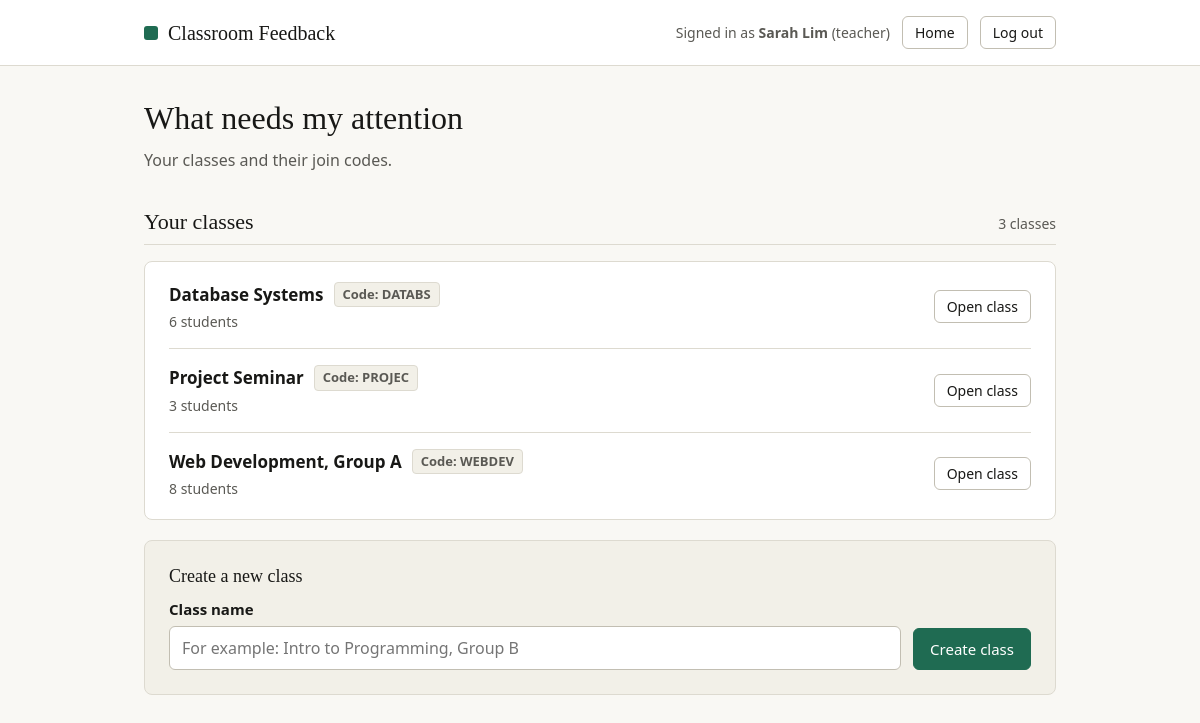
The app's page /teacher.php (signed in) with its own data.
### tables this page shows
CREATE TABLE classes (
    id INT AUTO_INCREMENT PRIMARY KEY,
    teacher_id INT NOT NULL,
    name VARCHAR(80) NOT NULL,
    join_code CHAR(6) NOT NULL UNIQUE,
    FOREIGN KEY (teacher_id) REFERENCES users(id)
);

### includes/functions.php (the view, shortened to what this page needs)
<?php
function e($text)
{
    return htmlspecialchars((string) $text, ENT_QUOTES, "UTF-8");
}
function plural($count, $word, $many = null)
{
    return $count . " " . ($count == 1 ? $word : ($many ?? $word . "s"));
}
function badge($text, $kind = "")
{
    return '<span class="badge ' . $kind . '">' . e($text) . '</span>';
}
function row($link, $title, $label, $details, $button, $buttonClass = "")
{
    echo '<div class="row-item"><div class="row-main">';
    echo '<div class="row-title"><a href="' . $link . '">' . e($title) . '</a>' . $label . '</div>';
    echo '<div class="row-meta">' . $details . '</div></div>';
    echo '<a class="btn btn-sm ' . $buttonClass . '" href="' . $link . '">' . $button . '</a></div>';
}

### teacher.php (shortened to what this page needs)
<?php
require "includes/config.php";
$me = $_SESSION["user_id"];
$name = post("name");
$error = "";
$sql = "SELECT c.*, (SELECT COUNT(*) FROM enrolments e WHERE e.class_id = c.id) AS students
        FROM classes c WHERE c.teacher_id = ? ORDER BY c.name";
$classes = $conn->execute_query($sql, [$me])->fetch_all(MYSQLI_ASSOC);
require "includes/header.php";
function class_form($error, $name)
{ ?>
    <form method="post" class="inline">
        <label>Class name
            <input name="name" value="<?php echo e($name); ?>" maxlength="80" placeholder="For example: Intro to Programming, Group B" required>
        </label>
        <button class="btn btn-primary">Create class</button>
    </form>
    <?php if ($error !== ""): ?><p class="error"><?php echo $error; ?></p><?php endif;
}
?>
<div class="page-top">
    <h1>What needs my attention</h1>
    <p class="muted">Your classes and their join codes.</p>
</div>
<section class="section">
    <div class="section-header">
        <h2>Your classes</h2>
        <span class="small muted"><?php echo plural(count($classes), "class", "classes"); ?></span>
    </div>
    <div class="panel list">
        <?php foreach ($classes as $class) {
            $details = plural($class["students"], "student");
            row("class.php?id=" . $class["id"], $class["name"], badge("Code: " . $class["join_code"]), $details, "Open class");
        } ?>
    </div>
    <div class="panel subtle">
        <h3>Create a new class</h3>
        <?php class_form($error, $name); ?>
    </div>
</section>
<?php require "includes/footer.php"; ?>

### css/style.css (style rules this page uses)
:root { --bg: #f9f8f4; --surface: #fff; --subtle: #f2f0e8; --text: #181816; --muted: #5a5954; --green: #1f6b52; --green-dark: #17523e; --green-tint: #e9f3ee; --border: #dddad0; --border-dark: #c2beb2; --warn: #7d5308; --warn-bg: #fcf4e4; --warn-border: #e5c88b; --red: #a62b2b; --red-bg: #fbecec; --red-border: #e2b4b4; --serif: Georgia, "Times New Roman", serif; --sans: "Segoe UI", Roboto, Helvetica, Arial, sans-serif; }
* { box-sizing: border-box; }
body { margin: 0; padding-bottom: 48px; background: var(--bg); color: var(--text); font-family: var(--sans); line-height: 1.5; overflow-wrap: anywhere; font-variant-numeric: lining-nums; }
h1, h2, h3 { margin: 0 0 10px; font-family: var(--serif); font-weight: normal; line-height: 1.25; }
h1 { font-size: 32px; }
h2 { font-size: 22px; }
h3 { font-size: 18px; }
p { margin: 0 0 12px; max-width: 70ch; }
a { color: var(--green); text-underline-offset: 3px; }
.muted { color: var(--muted); }
.small { font-size: 14px; }
.btn { display: inline-flex; align-items: center; justify-content: center; padding: 10px 16px; border: 1px solid var(--border-dark); border-radius: 6px; background: var(--surface); color: var(--text); font: 500 15px var(--sans); text-decoration: none; white-space: nowrap; cursor: pointer; }
.btn-sm { padding: 6px 12px; font-size: 14px; }
.btn-primary { background: var(--green); border-color: var(--green); color: #fff; }
.page-top, .section { margin-bottom: 36px; }
.section-header { display: flex; flex-wrap: wrap; align-items: baseline; justify-content: space-between; gap: 12px; padding-bottom: 8px; margin-bottom: 16px; border-bottom: 1px solid var(--border); }
.section-header h2 { margin: 0; }
.panel { padding: 24px; margin-bottom: 20px; background: var(--surface); border: 1px solid var(--border); border-radius: 8px; }
.panel.list { padding: 4px 24px; }
.panel.subtle { background: var(--subtle); }
.panel > :last-child { margin-bottom: 0; }
.row-item { display: flex; flex-wrap: wrap; align-items: center; justify-content: space-between; gap: 16px; padding: 16px 0; border-bottom: 1px solid var(--border); }
.list .row-item:last-child { border-bottom: 0; }
.row-main { flex: 1 1 260px; min-width: 0; }
.row-meta { font-size: 14px; color: var(--muted); }
.row-title { display: flex; flex-wrap: wrap; align-items: center; gap: 10px; margin-bottom: 4px; font-size: 17px; font-weight: 600; }
.row-title a { color: inherit; text-decoration: none; }
.badge { display: inline-block; padding: 2px 8px; border: 1px solid var(--border); border-radius: 4px; background: var(--subtle); color: var(--muted); font-size: 13px; font-weight: 600; }
label { display: block; margin-bottom: 16px; font-size: 15px; font-weight: 600; }
input, select, textarea { display: block; width: 100%; margin-top: 6px; padding: 10px 12px; border: 1px solid var(--border-dark); border-radius: 6px; background: var(--surface); color: var(--text); font: 16px var(--sans); }
.inline { display: flex; flex-wrap: wrap; align-items: flex-end; gap: 12px; }
.inline label { flex: 1 1 260px; margin: 0; }

### records on screen
classes: name "Database Systems", text "Code: DATABS", details "6 students"
classes: name "Project Seminar", text "Code: PROJEC", details "3 students"
classes: name "Web Development, Group A", text "Code: WEBDEV", details "8 students"

### other values on screen
APP_NAME "Classroom Feedback"
$_SESSION["name"] "Sarah Lim"
$_SESSION["role"] "teacher"
plural(count($classes), "class", "classes") "3 classes"
